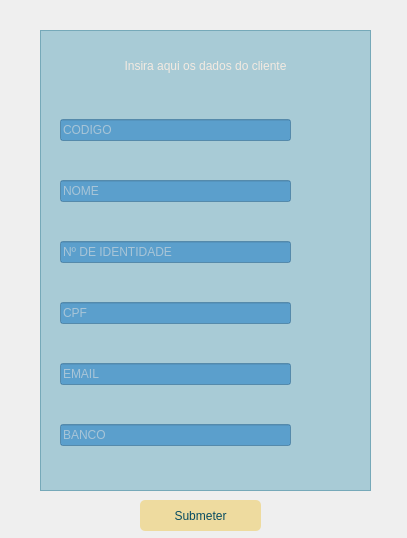
<?xml version="1.0" encoding="UTF-8"?>
<ui version="4.0">
 <class>telaInserirCliente</class>
 <widget class="QMainWindow" name="telaInserirCliente">
  <property name="geometry">
   <rect>
    <x>0</x>
    <y>0</y>
    <width>407</width>
    <height>538</height>
   </rect>
  </property>
  <property name="windowTitle">
   <string>MainWindow</string>
  </property>
  <property name="styleSheet">
   <string notr="true">#telaInserirCliente
{
background-image: url(:/fundos/fundo3.jpg);
}
#frameDados
{
background-color: rgba(13, 125, 159, 80);
}
#labelInfo
{
font: 14pt &quot;Noto Serif Malayalam&quot;;
color: rgb(243, 234, 225);
}

#campoCodigo
{
color: rgb(243, 234, 225);
background-color: rgba(37, 128, 197, 150);
}

#campoNome
{
color: rgb(243, 234, 225);
background-color: rgba(37, 128, 197, 150);
}

#campoID
{
color: rgb(243, 234, 225);
background-color: rgba(37, 128, 197, 150);
}

#campoCPF
{
color: rgb(243, 234, 225);
background-color: rgba(37, 128, 197, 150);
}

#campoEmail
{
color: rgb(243, 234, 225);
background-color: rgba(37, 128, 197, 150);
}

#campoBanco
{
color: rgb(243, 234, 225);
background-color: rgba(37, 128, 197, 150);
}

#botaoSubmeter
{
color: rgb(8, 76, 97);
font: 12pt &quot;Noto Serif Malayalam&quot;;
border-radius:5px;
background-color: rgb(238, 219, 159);
}
#botaoSubmeter:hover
{
color: rgb(8, 76, 97);
font: 12pt &quot;Noto Serif Malayalam&quot;;
border-radius:5px;
background-color: rgb(194, 178, 129);
}</string>
  </property>
  <widget class="QWidget" name="centralwidget">
   <widget class="QFrame" name="frameDados">
    <property name="geometry">
     <rect>
      <x>40</x>
      <y>30</y>
      <width>331</width>
      <height>461</height>
     </rect>
    </property>
    <property name="frameShape">
     <enum>QFrame::StyledPanel</enum>
    </property>
    <property name="frameShadow">
     <enum>QFrame::Raised</enum>
    </property>
    <widget class="QWidget" name="verticalLayoutWidget">
     <property name="geometry">
      <rect>
       <x>20</x>
       <y>60</y>
       <width>231</width>
       <height>391</height>
      </rect>
     </property>
     <layout class="QVBoxLayout" name="verticalLayout">
      <property name="spacing">
       <number>10</number>
      </property>
      <property name="bottomMargin">
       <number>0</number>
      </property>
      <item>
       <widget class="QLineEdit" name="campoCodigo">
        <property name="placeholderText">
         <string>CODIGO</string>
        </property>
       </widget>
      </item>
      <item>
       <widget class="QLineEdit" name="campoNome">
        <property name="placeholderText">
         <string>NOME</string>
        </property>
       </widget>
      </item>
      <item>
       <widget class="QLineEdit" name="campoID">
        <property name="placeholderText">
         <string>Nº DE IDENTIDADE</string>
        </property>
       </widget>
      </item>
      <item>
       <widget class="QLineEdit" name="campoCPF">
        <property name="placeholderText">
         <string>CPF</string>
        </property>
       </widget>
      </item>
      <item>
       <widget class="QLineEdit" name="campoEmail">
        <property name="placeholderText">
         <string>EMAIL</string>
        </property>
       </widget>
      </item>
      <item>
       <widget class="QLineEdit" name="campoBanco">
        <property name="placeholderText">
         <string>BANCO</string>
        </property>
       </widget>
      </item>
     </layout>
    </widget>
    <widget class="QLabel" name="labelInfo">
     <property name="geometry">
      <rect>
       <x>20</x>
       <y>20</y>
       <width>291</width>
       <height>31</height>
      </rect>
     </property>
     <property name="layoutDirection">
      <enum>Qt::LeftToRight</enum>
     </property>
     <property name="text">
      <string>Insira aqui os dados do cliente</string>
     </property>
     <property name="alignment">
      <set>Qt::AlignCenter</set>
     </property>
    </widget>
   </widget>
   <widget class="QPushButton" name="botaoSubmeter">
    <property name="geometry">
     <rect>
      <x>140</x>
      <y>500</y>
      <width>121</width>
      <height>31</height>
     </rect>
    </property>
    <property name="text">
     <string>Submeter</string>
    </property>
   </widget>
  </widget>
 </widget>
 <resources>
  <include location="../recursos/recursos.qrc"/>
 </resources>
 <connections/>
</ui>
